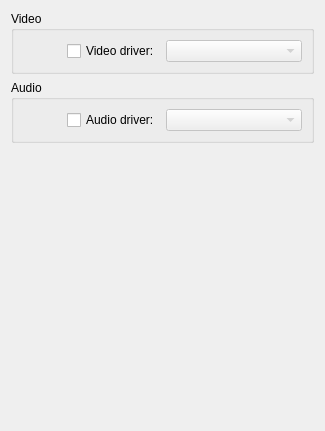
<?xml version="1.0" encoding="UTF-8"?>
<ui version="4.0">
 <class>XineConfigWidget</class>
 <widget class="QWidget" name="XineConfigWidget">
  <property name="geometry">
   <rect>
    <x>0</x>
    <y>0</y>
    <width>325</width>
    <height>431</height>
   </rect>
  </property>
  <layout class="QVBoxLayout" name="verticalLayout">
   <property name="sizeConstraint">
    <enum>QLayout::SetMinimumSize</enum>
   </property>
   <item>
    <widget class="QGroupBox" name="grpVideo">
     <property name="title">
      <string>Video</string>
     </property>
     <layout class="QGridLayout" name="gridLayout_2">
      <item row="0" column="1">
       <widget class="QComboBox" name="kcfg_video">
        <property name="enabled">
         <bool>false</bool>
        </property>
       </widget>
      </item>
      <item row="0" column="0" alignment="Qt::AlignRight|Qt::AlignVCenter">
       <widget class="QCheckBox" name="kcfg_videoEnabled">
        <property name="text">
         <string>Video driver:</string>
        </property>
       </widget>
      </item>
     </layout>
    </widget>
   </item>
   <item>
    <widget class="QGroupBox" name="grpAudio">
     <property name="title">
      <string>Audio</string>
     </property>
     <layout class="QGridLayout" name="gridLayout_3">
      <item row="0" column="0" alignment="Qt::AlignRight|Qt::AlignVCenter">
       <widget class="QCheckBox" name="kcfg_audioEnabled">
        <property name="text">
         <string>Audio driver:</string>
        </property>
       </widget>
      </item>
      <item row="0" column="1">
       <widget class="QComboBox" name="kcfg_audio">
        <property name="enabled">
         <bool>false</bool>
        </property>
       </widget>
      </item>
     </layout>
    </widget>
   </item>
   <item>
    <spacer name="spacer">
     <property name="orientation">
      <enum>Qt::Vertical</enum>
     </property>
     <property name="sizeHint" stdset="0">
      <size>
       <width>20</width>
       <height>40</height>
      </size>
     </property>
    </spacer>
   </item>
  </layout>
 </widget>
 <tabstops>
  <tabstop>kcfg_videoEnabled</tabstop>
  <tabstop>kcfg_video</tabstop>
  <tabstop>kcfg_audioEnabled</tabstop>
  <tabstop>kcfg_audio</tabstop>
 </tabstops>
 <resources/>
 <connections>
  <connection>
   <sender>kcfg_videoEnabled</sender>
   <signal>toggled(bool)</signal>
   <receiver>kcfg_video</receiver>
   <slot>setEnabled(bool)</slot>
   <hints>
    <hint type="sourcelabel">
     <x>159</x>
     <y>64</y>
    </hint>
    <hint type="destinationlabel">
     <x>310</x>
     <y>69</y>
    </hint>
   </hints>
  </connection>
  <connection>
   <sender>kcfg_audioEnabled</sender>
   <signal>toggled(bool)</signal>
   <receiver>kcfg_audio</receiver>
   <slot>setEnabled(bool)</slot>
   <hints>
    <hint type="sourcelabel">
     <x>159</x>
     <y>142</y>
    </hint>
    <hint type="destinationlabel">
     <x>310</x>
     <y>147</y>
    </hint>
   </hints>
  </connection>
 </connections>
</ui>
